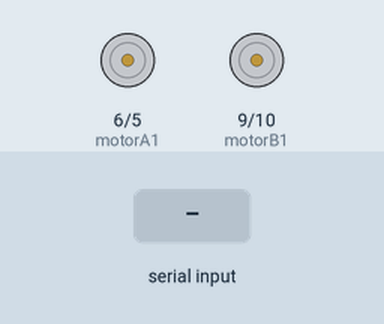
Simulated run of this sketch. Board: Arduino Uno, built with avr-gcc and run on an emulated ATmega328P. Parts: motor-driver pin pairs drawn as motors (green arrow = first pin HIGH = forward, orange = second pin HIGH = backward, longer = more drive). Inputs (shaded band) come from the test bench.

Above: at 1.2 s.
1.3 s: "on" received over the second serial link
At 3.4 s:
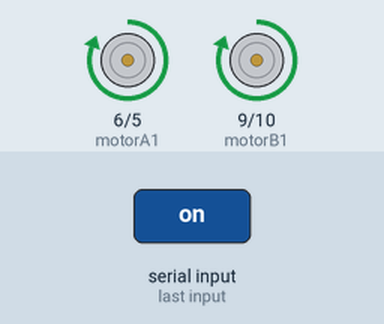
3.8 s: "back" received over the second serial link
At 5.3 s:
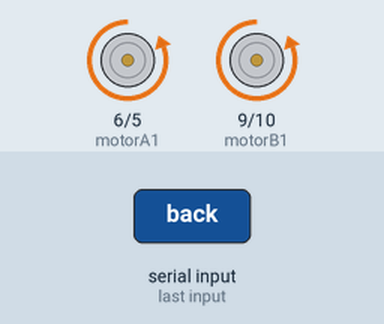
6.2 s: "right" received over the second serial link
At 8.3 s:
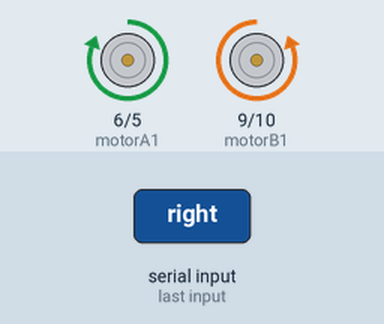
8.7 s: "left" received over the second serial link
At 10.2 s:
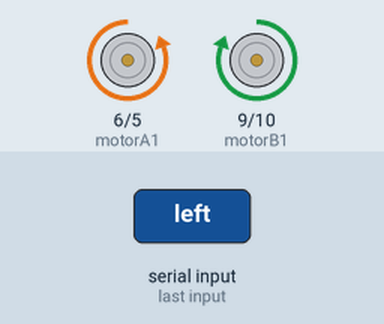
11.1 s: "write" received over the second serial link
At 13.2 s:
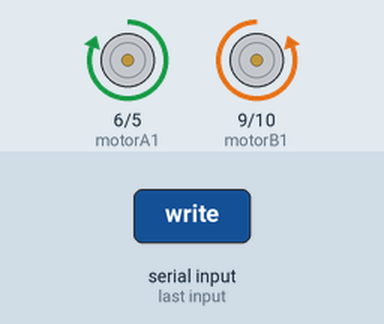
13.5 s: "off" received over the second serial link
At 15.1 s:
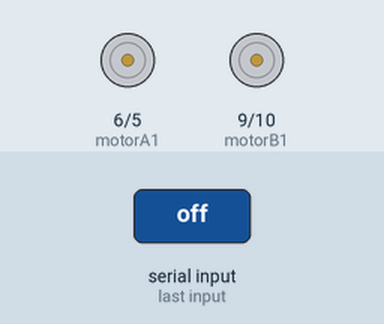
Timing chart, 0 to 16.6 s (numbered marks = the images above; inputs shaded):
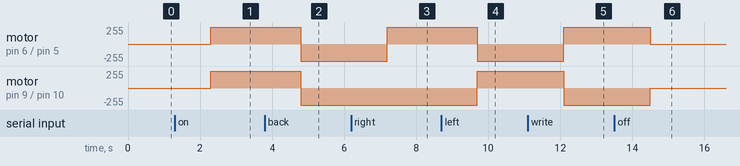

Measured:
- after the input at 1.3 s, motor on pin 6 (motorA1) / pin 5 (motorA2), motor on pin 9 (motorB1) / pin 10 (motorB2): stopped → forward 255/255 after 1.0 s
- after the input at 3.8 s, motor on pin 6 (motorA1) / pin 5 (motorA2), motor on pin 9 (motorB1) / pin 10 (motorB2): forward 255/255 → backward 255/255 after 1.0 s
- after the input at 6.2 s, motor on pin 6 (motorA1) / pin 5 (motorA2): backward 255/255 → forward 255/255 after 1.0 s
- after the input at 8.7 s, motor on pin 6 (motorA1) / pin 5 (motorA2): forward 255/255 → backward 255/255 after 1.0 s; motor on pin 9 (motorB1) / pin 10 (motorB2): backward 255/255 → forward 255/255 after 1.0 s
- after the input at 11.1 s, motor on pin 6 (motorA1) / pin 5 (motorA2): backward 255/255 → forward 255/255 after 1.0 s; motor on pin 9 (motorB1) / pin 10 (motorB2): forward 255/255 → backward 255/255 after 1.0 s
- after the input at 13.5 s, motor on pin 6 (motorA1) / pin 5 (motorA2): forward 255/255 → stopped after 1.0 s; motor on pin 9 (motorB1) / pin 10 (motorB2): backward 255/255 → stopped after 1.0 s

The sketch:

RC_Car.ino
```cpp
#include<SoftwareSerial.h>
int motorA1 = 6; // Pin  2 of L293
int motorA2 = 5; // Pin  7 of L293
int motorB1 = 9; // Pin 15 of L293
int motorB2 = 10; // Pin 10 of L293
String state;
int v=255;
SoftwareSerial bt(0,1);

void setup() {

  Serial.begin(9600);
  bt.begin(9600);
  pinMode(motorA1, OUTPUT);
  pinMode(motorA2, OUTPUT);
  pinMode(motorB1, OUTPUT);
  pinMode(motorB2, OUTPUT);

}

void loop() {

  if(bt.available()){
    state = bt.readString();

    if(state=="on"){
      analogWrite(motorA1, v);
      analogWrite(motorA2, 0);
      analogWrite(motorB1, v);
      analogWrite(motorB2, 0);
    }

    if(state=="back"){
      analogWrite(motorA1, 0);
      analogWrite(motorA2, v);
      analogWrite(motorB1, 0);
      analogWrite(motorB2, v);
    }

    if((state=="right")||(state=="write")){
      analogWrite(motorA1, v);
      analogWrite(motorA2, 0);
      analogWrite(motorB1, 0);
      analogWrite(motorB2, v);
    }

    if(state=="left"){
      analogWrite(motorA1, 0);
      analogWrite(motorA2, v);
      analogWrite(motorB1, v);
      analogWrite(motorB2, 0);
    }

    if((state=="off")||(state=="of")){
      analogWrite(motorA1, 0);
      analogWrite(motorA2, 0);
      analogWrite(motorB1, 0);
      analogWrite(motorB2, 0);
    }

  }

}
```
